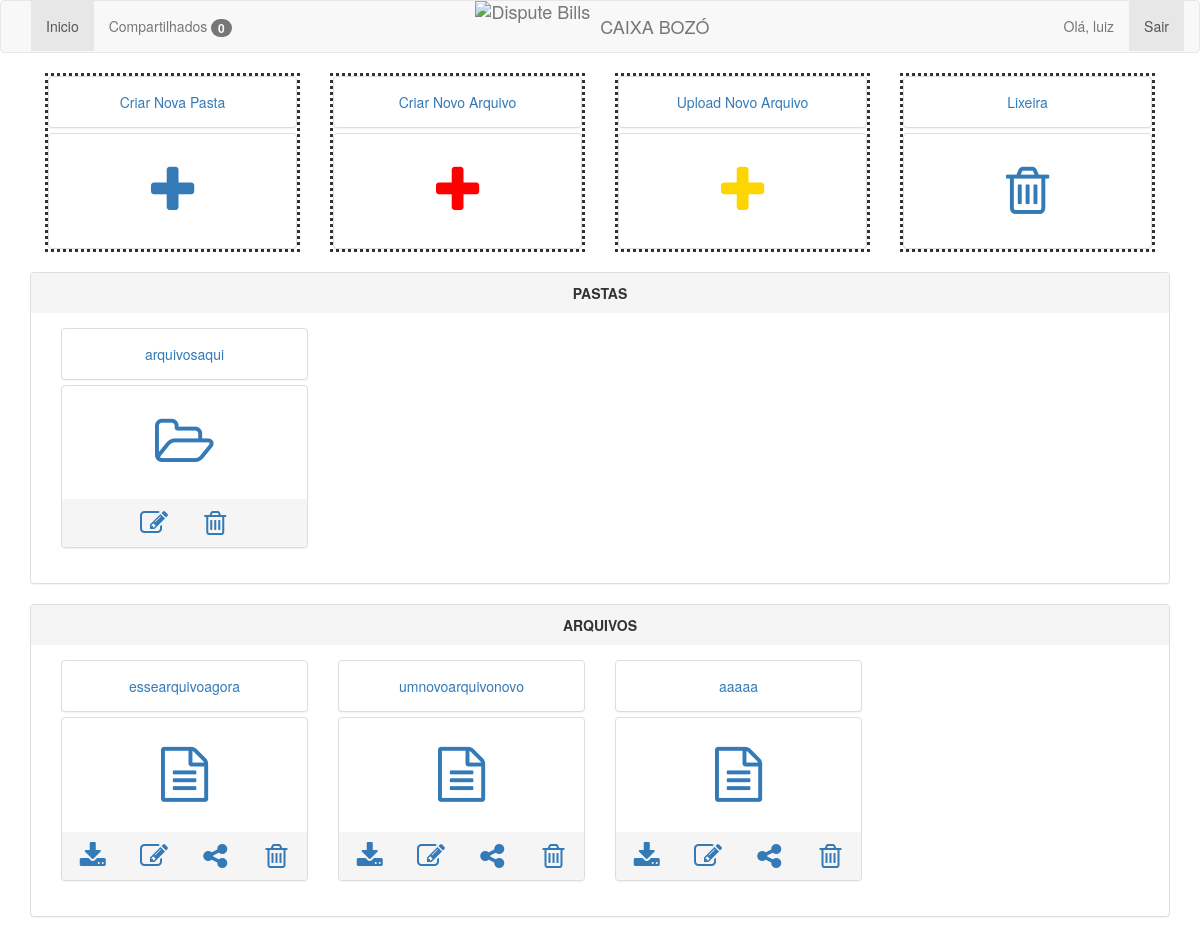
The app's page /app (signed in) with its own data.
### app/models.py (models this page shows, shortened)
class Usuario(models.Model):
    nome = models.CharField(max_length=100)
    email = models.EmailField()
    senha = models.CharField(max_length=20)
    pastas = models.ManyToManyField(Pasta, blank=True)
    arquivos = models.ManyToManyField(Arquivo, blank=True)
    criado_em = models.DateTimeField(auto_now_add=True)
    editado_em = models.DateTimeField(auto_now=True)

class Pasta(models.Model):
    titulo = models.CharField(max_length=100)
    desc = models.CharField(max_length=100, blank=True, null=True)
    status = models.BooleanField(default=True)
    criado_em = models.DateTimeField(auto_now_add=True)
    editado_em = models.DateTimeField(auto_now=True)

class Arquivo(models.Model):
    nome = models.CharField(max_length=100)
    arquivo = models.FileField()
    pasta = models.ForeignKey(Pasta, blank=True, null=True)
    tipo = models.CharField(max_length=50, choices=TIPOS)
    status = models.BooleanField(default=True)
    criado_em = models.DateTimeField(auto_now_add=True)
    editado_em = models.DateTimeField(auto_now=True)

### app/views.py (the view)
# urls.py: url(r'^app', views.app, name='app'),
def app(request):
    usuario = Usuario.objects.get(email=request.session['email'])
    compartilhados = Compartilhado.objects.filter(usuario=usuario, status=False)
    return render_to_response('app.html', {'usuario': usuario, 'usuarios': Usuario.objects.all(),
                                           'compartilhados': compartilhados}, context_instance=RequestContext(request))

### app/templates/app.html (shortened to what this page needs)
{% extends 'base.html' %}
{% block content %}
    <div class='col-xs-6 col-sm-4 col-md-3'>
        <div class="panel-group" style='border-style: dotted;'>
            <div class="panel panel-default">
                <div class="panel-body text-center"><a href='/nova-pasta'>Criar Nova Pasta</a></div>
            </div>
            <div class="panel panel-default">
                <div class="panel-body text-center">
                    <label style='font-size:55px;'><a href='/nova-pasta'><span
                            class='fa fa-1x fa-plus'></span></a></label>
                </div>
            </div>
        </div>
    </div>
    <div class='col-xs-6 col-sm-4 col-md-3'>
        <div class="panel-group" style='border-style: dotted;'>
            <div class="panel panel-default">
                <div class="panel-body text-center"><a href='/novo-arquivo'>Criar Novo Arquivo</a></div>
            </div>
            <div class="panel panel-default">
                <div class="panel-body text-center">
                    <label style='font-size:55px;'><a href='/novo-arquivo'><span class='fa fa-1x fa-plus'
                                                                                 style='color: red;'></span></a></label>
                </div>
            </div>
        </div>
    </div>
    <div class='col-xs-6 col-sm-4 col-md-3'>
        <div class="panel-group" style='border-style: dotted;'>
            <div class="panel panel-default">
                <div class="panel-body text-center"><a href='/upload-arquivo'>Upload Novo Arquivo</a></div>
            </div>
            <div class="panel panel-default">
                <div class="panel-body text-center">
                    <label style='font-size:55px;'><a href='/upload-arquivo'><span class='fa fa-1x fa-plus'
                                                                                   style='color: #ffd500;'></span></a></label>
                </div>
            </div>
        </div>
    </div>
    <div class='col-xs-6 col-sm-4 col-md-3'>
        <div class="panel-group" style='border-style: dotted;'>
            <div class="panel panel-default">
                <div class="panel-body text-center"><a href='/lixeira/{{ pasta.id }}'>Lixeira</a></div>
            </div>
            <div class="panel panel-default">
                <div class="panel-body text-center">
                    <label style='font-size:55px;'><a href='/lixeira'><span class='fa fa-1x fa-trash-o'
                                                                            style='...'></span></a></label>
                </div>
            </div>
        </div>
    </div>
    <br/>
    <div class='row'>
        <div class='col-xs-6 col-sm-4 col-md-12'>
            <div class="panel-group">
                <div class="panel panel-default">
                    <div class="panel-heading text-center">
                        <text style="font-weight:bold">PASTAS</text>
                    </div>
                    <div class="panel-body text-center">
                        {% for pasta in usuario.pastas.all %}
                            {% if pasta.status %}
                                <div class='col-xs-6 col-sm-4 col-md-3'>
                                    <div class="panel-group">
                                        <div class="panel panel-default">
                                            <div class="panel-body text-center">
                                                <a href='/pasta/{{ pasta.id }}'>{{ pasta.titulo }}</a>
                                            </div>
                                        </div>
                                        <div class="panel panel-default">
                                            <div class="panel-body text-center">
                                                <label style='font-size:55px;'><a href='/pasta/{{ pasta.id }}'>
                                                    <span class='fa fa-1x fa fa-folder-open-o'></span>
                                                </a></label>
                                            </div>
                                            <div class="panel-footer">
                                                <div class='row'>
                                                    <div class='col-xs-3 col-xs-offset-3'>
                                                        <a href='/edit-pasta/{{ pasta.id }}'><span class='fa fa-2x fa-edit'></span></a>
                                                    </div>
                                                    <div class='col-xs-3'>
                                                        <a href='/remove-pasta/{{ pasta.id }}'><span
                                                                class='fa fa-2x fa-trash-o'></span></a>
                                                    </div>
                                                </div>
                                            </div>
                                        </div>
                                    </div>
                                </div>
                            {% endif %}
                        {% endfor %}
                    </div>
                </div>
            </div>
        </div>
    </div>
    <div class='row'>
        <div class='col-xs-6 col-sm-4 col-md-12'>
            <div class="panel-group">
                <div class="panel panel-default">
                    <div class="panel-heading text-center">
                        <text style="font-weight:bold">ARQUIVOS</text>
                    </div>
                    <div class="panel-body text-center">
                        {% for arquivo in usuario.arquivos.all %}
                            {% if not arquivo.pasta and arquivo.status %}
                                <div class='col-xs-6 col-sm-4 col-md-3'>
                                    <div class="panel-group">
                                        <div class="panel panel-default">
                                            <div class="panel-body text-center">
                                                <a href='/arquivo/{{ arquivo.id }}'>{{ arquivo.nome }}</a>
                                            </div>
                                        </div>
                                        <div class="panel panel-default">
                                            <div class="panel-body text-center">
                                                <label style='font-size:55px;'><a href='/arquivo/{{ arquivo.id }}'><span
                                                        class='fa fa-1x fa-file-text-o'></span></a></label>
                                            </div>
                                            <div class="panel-footer">
                                                <div class='row'>
                                                    <div class='col-xs-3'>
                                                        <a href='/media/{{ arquivo.arquivo }}'
                                                           download='/media/{{ arquivo.arquivo }}'><span
                                                                class='fa fa-2x fa-download'></span></a>
                                                    </div>
                                                    <div class='col-xs-3'>
                                                        <a href='/edit-arquivo/{{ arquivo.id }}'><span class='fa fa-2x fa-edit'></span></a>
                                                    </div>
                                                    <div class='col-xs-3'>
                                                        <a data-toggle="modal" data-target="#modal{{ arquivo.id }}"><span
                                                                class='fa fa-2x fa-share-alt'></span></a>
                                                    </div>
                                                    <div class='col-xs-3'>
                                                        <a href='/remove-arquivo/{{ arquivo.id }}'><span
                                                                class='fa fa-2x fa-trash-o'></span></a>
                                                    </div>
                                                </div>
                                            </div>
                                        </div>
                                    </div>
                                </div>
                            {% endif %}
                        {% endfor %}
                    </div>
                </div>
            </div>
        </div>
{% endblock %}

### app/templates/menu.html (shortened to what this page needs)
<nav class="navbar navbar-default">
    <div class="container-fluid">
        <div class="brand-centered">
            <a class="navbar-brand" href="/"><img style="margin-right: 10px; padding: 0;"
                                                  src="http://res.cloudinary.com/disputebills/image/upload/v1462474206/blue-mark_cnzgry.png"
                                                  alt="Dispute Bills">CAIXA BOZÓ
            </a>
        </div>
        <div id="navbar9" class="navbar-collapse collapse">
            <ul class="nav navbar-nav navbar-left">
                <li id="inicio"><a href="/">Inicio</a></li>
                <li id="notificacoes"><a href="/notificacoes">Compartilhados <span class="badge">{{ compartilhados|length }}</span></a>
                </li>
            </ul>
            <ul class="nav navbar-nav navbar-right">
                <li><a href="#">Olá, {{ usuario.nome }}</a> </li>
                <li class="active"><a href="/logout">Sair</a></li>
            </ul>
        </div>
    </div>
</nav>

### app/templates/base.html (style rules this page uses)
.navbar-brand { padding: 0px; }
.navbar-brand > img { height: 100%; padding: 15px; width: auto; }
.brand-centered { display: flex; justify-content: center; position: absolute; width: 100%; left: 0; top: 0; }
.brand-centered .navbar-brand { display: flex; align-items: center; }

### records on screen
Usuario: nome "luiz"
Pasta: titulo "arquivosaqui"
Arquivo: nome "essearquivoagora"
Arquivo: nome "umnovoarquivonovo"
Arquivo: nome "aaaaa"

### other values on screen
{{ compartilhados|length }} "0"
